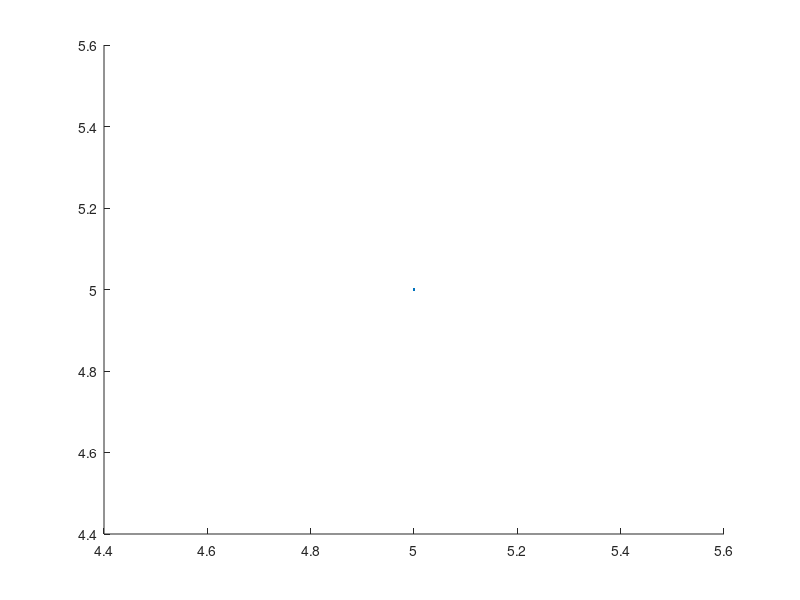

Reproduce this figure in MATLAB. (Note: this script raises an error after producing the figure.)

n=5; %number of control points                       
x=input('enter the x cordinates[x1,x2,x3,x4,x5]');
y=input('enter the y cordinates[y1,y2,y3,y4,y5]');
line(x,y);hold on;

 for k=1:3
     j=n+k;  
     for i=1:1:j                       
    l=k+1;                        
    if  i<l
        t(i)=0;
    elseif i>=l && i<=n+1
        t(i)=i-k;
    else
        t(i)=n-k+1;             
    end;
end;
disp(t);      
um=n-k+1;   
for u=0:0.01:um
    x1=0; y1=0;
    for i=1:n
        b= B_Spline(t,k,u,i);  
        x1=x1+(b*x(i));
        y1=y1+(b*y(i));
    end;
    plot(x1,y1,'*','LineWidth',1);
end;

 end;
 